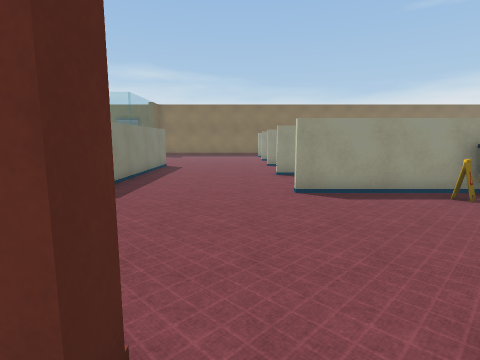
[1] (above)

24 first-person views from a walk through a scene from a Unity 3-D project. The camera is 1.4 m above the floor, tilts 8° down and sees 80° across. The floor is counted in squares, 1 m on a side. Each view is taken from the middle of a square. On the plan, view 1 faces up. The plan holds only what a view shows up to about 14 squares ahead; the rest is blank. Some animated figures are not drawn. Door leaves are left out, so doorways stand open. Some surface patterns are stand-ins.

[2]
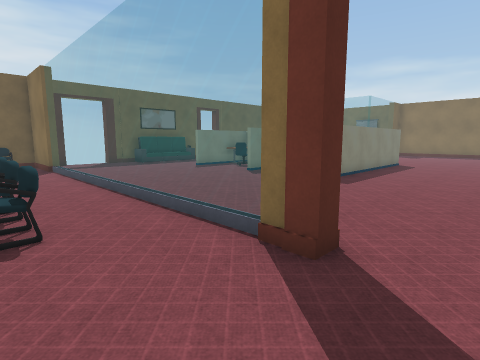

[3]
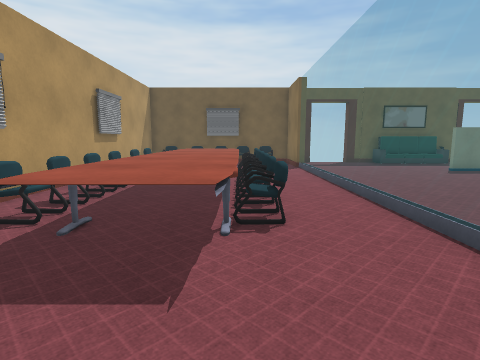

[4]
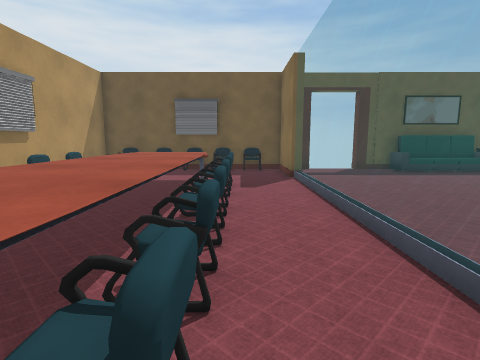

[5]
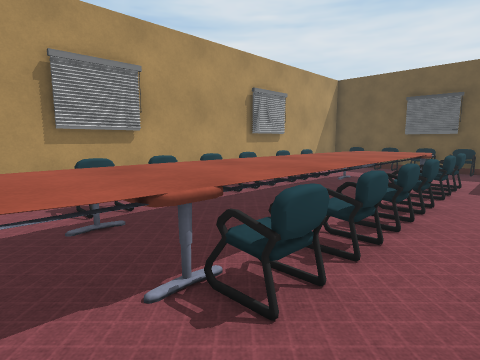

[6]
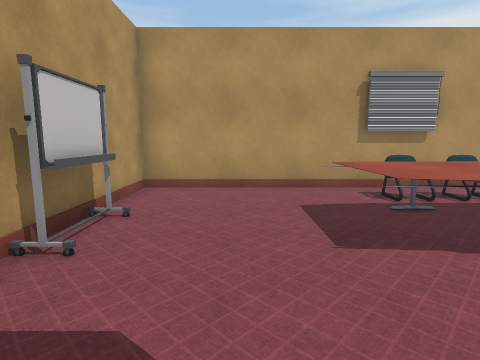

[7]
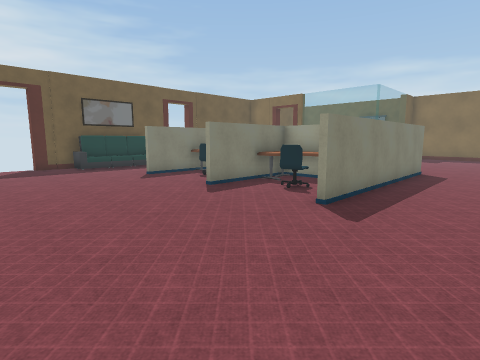

[8]
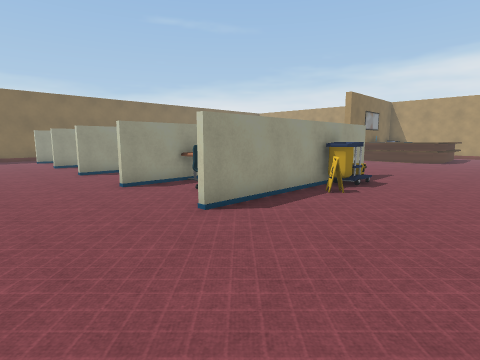

[9]
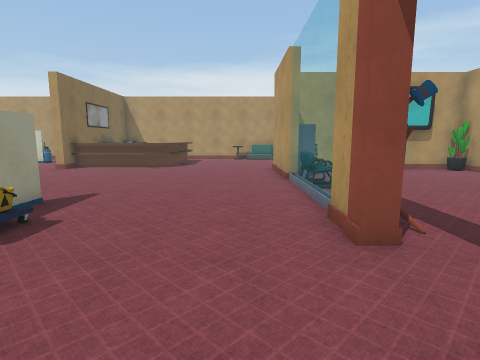

[10]
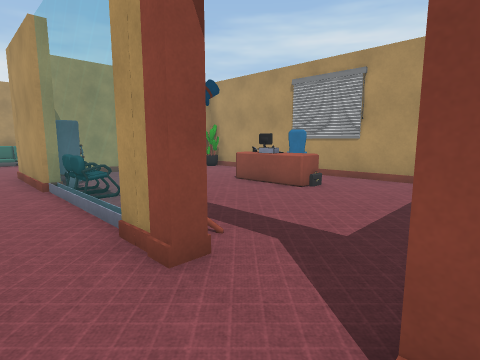

[11]
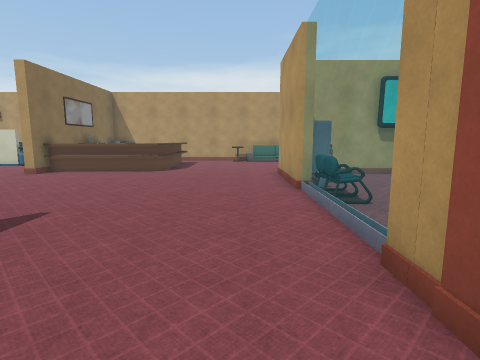

[12]
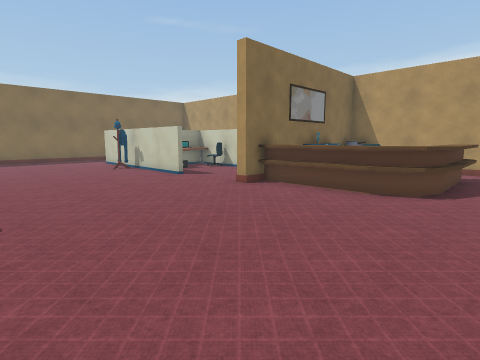

[13]
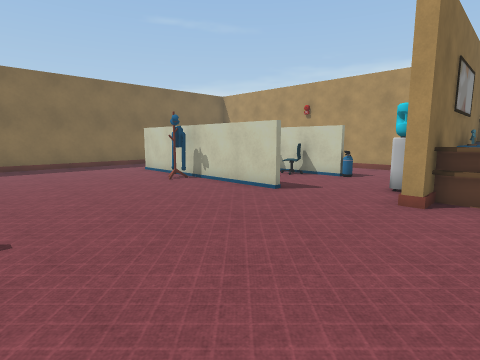

[14]
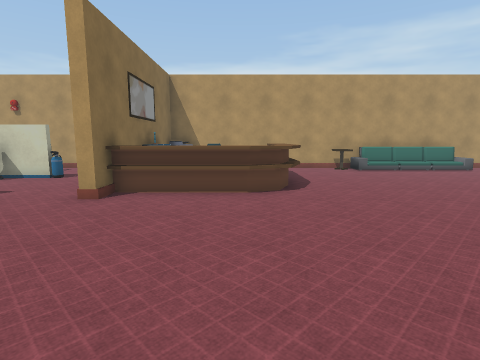

[15]
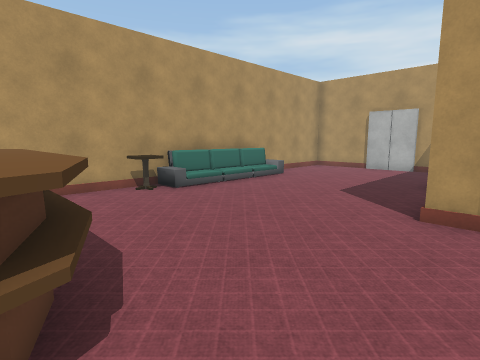

[16]
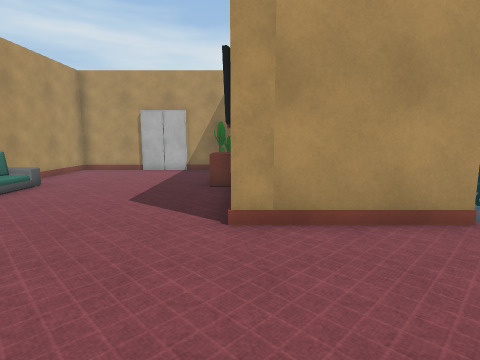

[17]
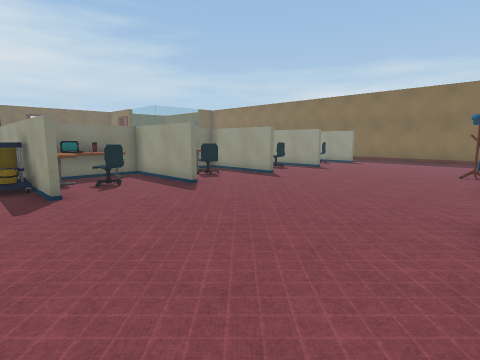

[18]
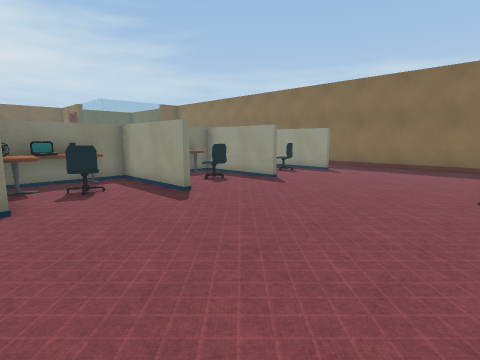

[19]
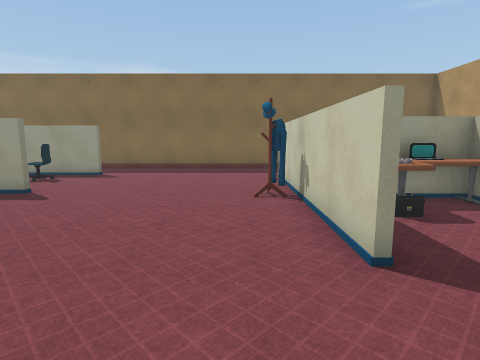

[20]
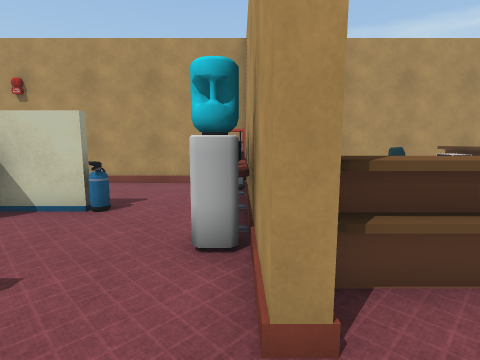

[21]
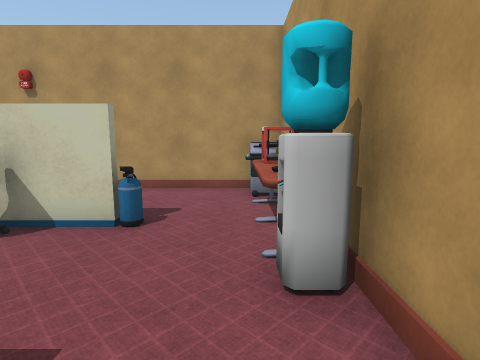

[22]
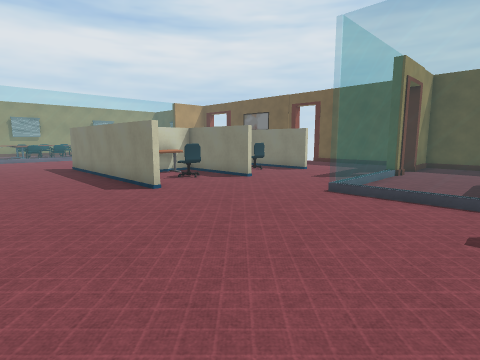

[23]
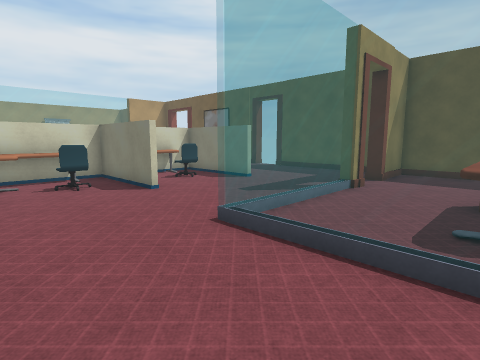

[24]
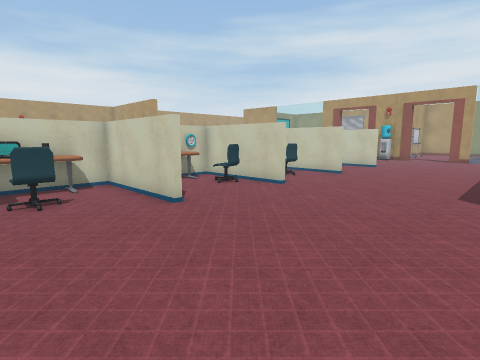

### Floor plan
Key: @ floor where view 1 was taken; # wall or solid block; . floor; D open door; = window, fence, low wall or low ledge; ^ raised ledge; C cart; T table; S sofa; H chair; P plant; M computer; W water cooler; L laptop; R printer; O other object.
Columns run from 17 left of view 1 to 24 right of it. Each row starts with its distance up from view 1.
 26                          #########
 25                           ........
 24                           ........
 23           =........  T ####.......
 22           =.........HHL  H........#
 21           =..........TO  .........#
 20    ##    #=...........#   ........#
 19 #####=====.........##TT####......O#
 18 #.................... T .H........# LT
 17 #...................HTT O.........#O.H   #
 16 #..................#H#O O##.......#...# .#
 15   ...#...#...#.......  ..............OO..#
 14      #HH.#HH.#......H  O.H...............#
 13      #HHO#.TT#......H  LHH..........WTRRR#
 12      #OOO#TTT#.....####OT##.......##WO#RR#
 11      #OOO#TTT#.......O #..........OOOOOOOO
 10      #OO #TH.#......OO O.H........O      #
  9 #S.  #.O #.H.#......OO LHH........OO OO  #
  8 #S...#...#...#.....#### T##.......OO O   #
  7 #S....................=CC..........OOOOO #
  6 #S....................=.............OOOO.#
  5 #........................................#
  4 D........................................#
  3 D.......................................TT
  2 #...................  ...................S
  1 ####============#..  #..#O===O=####......S
  0 #O...............@.   ...O...O..O.#......S
 -1 #O...O.OOOOO.O......  ............#......S
 -2 #O..^OOOOOOOOOT^....# ............#......S
 -3 #O..^^^^^^^^^^^^...O# ............#O.....#
 -4 #O..^^^^^^^^^^^^...O#  ...OMO.... #O.....#
 -5 #O..^^^^^^^^^^^=....#  ...OMOO....#......#
 -6 #O...OOOOOOOOO......#  ....H  ....#......#
 -7 #    #########......#  ...##    .P#P.OO..#
 -8  ######     #########   #############OO###

Positions as (right, up) in squares from view 1, and headings:
1: (0, 0), facing up
2: (1, -2), facing up-left
3: (1, -2), facing left
4: (-3, -1), facing left
5: (-2, 0), facing down-left
6: (0, 1), facing down
7: (-1, 2), facing up-left
8: (-2, 3), facing up-right
9: (3, 3), facing right
10: (4, 3), facing down-right
11: (5, 3), facing right
12: (10, 5), facing up-right
13: (10, 10), facing up-right
14: (10, 8), facing right
15: (16, 7), facing down-right
16: (17, 6), facing down
17: (17, 6), facing up-left
18: (16, 11), facing up-left
19: (15, 12), facing up
20: (15, 12), facing right
21: (16, 13), facing right
22: (0, 23), facing down-left
23: (-4, 23), facing down-left
24: (-4, 23), facing down-right
